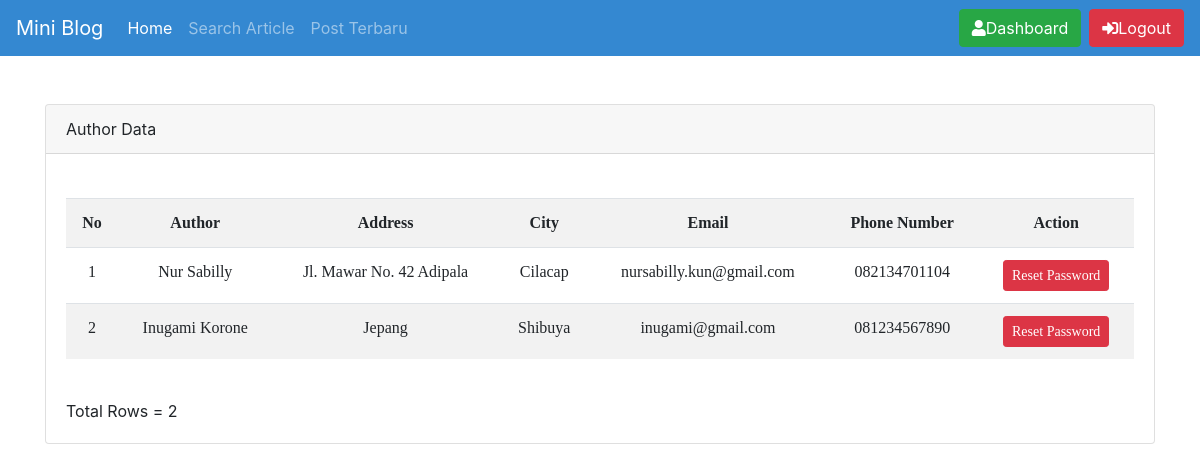
/admin/view_penulis.php (signed in), run on an earlier commit of the app's database.
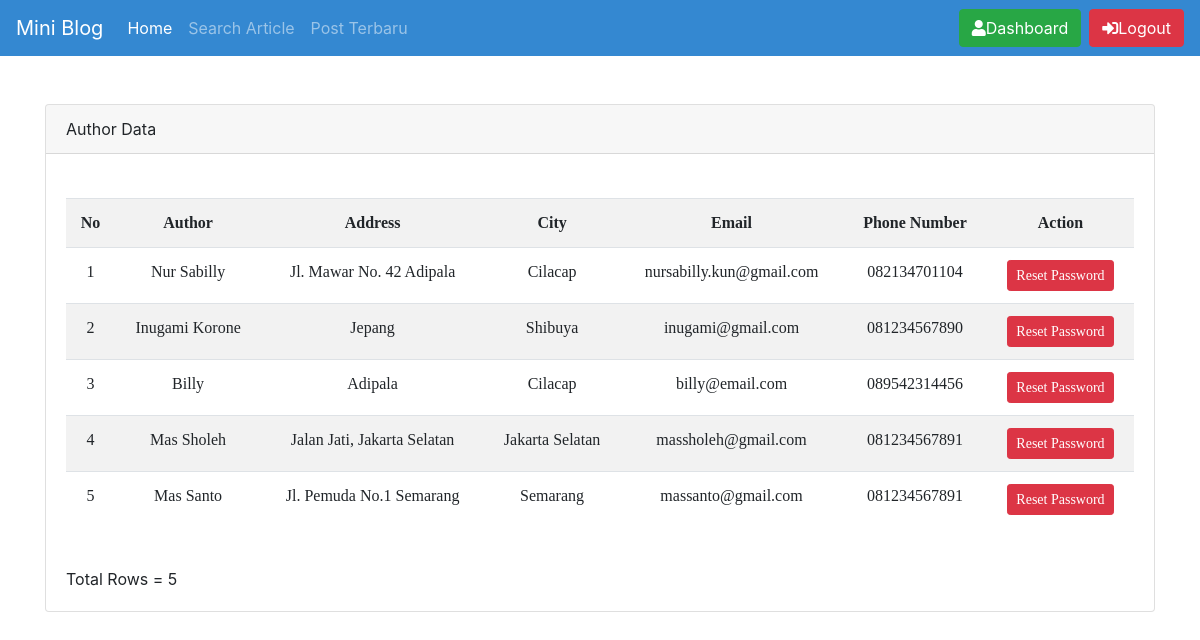
And on a later commit of the database.
### tables this page shows
CREATE TABLE `penulis` (
  `idpenulis` int(11) NOT NULL,
  `nama` varchar(50) NOT NULL,
  `password` varchar(255) NOT NULL,
  `alamat` varchar(255) NOT NULL,
  `kota` varchar(30) NOT NULL,
  `email` varchar(50) NOT NULL,
  `no_telp` varchar(12) NOT NULL
);

### admin/view_penulis.php (the view, shortened to what this page needs)
<?php
require '../functions/db_login.php';
?>
<link rel="stylesheet" href="../assets/css/style.css">
</head>
<?php if (isset($_SESSION['admin'])) { ?>
	<ul class="nav navbar-nav ml-auto">
		<li class="nav-item">
			<a href="dashboard.php" class="btn btn-success" role="button"><span class="fas fa-user"></span>Dashboard</a>
		</li>
		<li class="nav-item">
			<a href="../logout.php" class="btn btn-danger" style="margin-left: .5em" role="button"><span class="fas fa-sign-in-alt"></span>Logout</a>
		</li>
	</ul>
	</div>
	</nav>
<?php } ?>
<div class="container mt-5">
	<div class="card">
		<div class="card-header">Author Data</div>
		<div class="card-body">
			<br>
			<table class="table table-striped">
				<tr>
					<th>No</th>
					<th>Author</th>
					<th>Address</th>
					<th>City</th>
					<th>Email</th>
					<th>Phone Number</th>
					<th>Action</th>
				</tr>
				<?php
				$query = "SELECT * FROM penulis ORDER BY idpenulis";
				$result = $conn->query($query);
				$i = 1;
				while ($row = $result->fetch_object()) {
					echo '<tr>';
					echo '<td>' . $i . '</td>';
					echo '<td>' . $row->nama . '</td>';
					echo '<td>' . $row->alamat . '</td>';
					echo '<td>' . $row->kota . '</td>';
					echo '<td>' . $row->email . '</td>';
					echo '<td>' . $row->no_telp . '</td>';
					echo '<td><a class="btn btn-danger btn-sm" href="reset_password.php?id=' . $row->idpenulis . '">Reset Password</a>
						</td>';
					echo '</tr>';
					$i++;
				}
				echo '</table>';
				echo '<br>';
				echo 'Total Rows = ' . $result->num_rows;
				?>
			<br>
		</div>
	</div>
</div>
</body>
</html>

### assets/css/style.css (style rules this page uses)
.table-striped { text-align: center; font-family: 'Vollkorn'; }

What changed in the data, as far as the page shows it:
added penulis: nama "Billy", alamat "Adipala", kota "Cilacap", email "billy@email.com", no_telp "089542314456"
added penulis: nama "Mas Sholeh", alamat "Jalan Jati, Jakarta Selatan", kota "Jakarta Selatan", email "massholeh@gmail.com", no_telp "081234567891"
added penulis: nama "Mas Santo", alamat "Jl. Pemuda No.1 Semarang", kota "Semarang", email "massanto@gmail.com", no_telp "081234567891"
Also different on the page:
$result->num_rows: "2" → "5"
